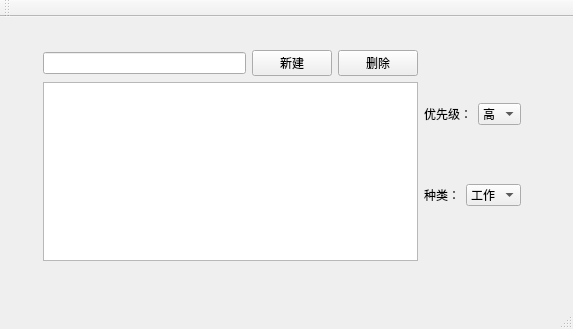
<?xml version="1.0" encoding="UTF-8"?>
<ui version="4.0">
 <class>MainWindow</class>
 <widget class="QMainWindow" name="MainWindow">
  <property name="geometry">
   <rect>
    <x>0</x>
    <y>0</y>
    <width>573</width>
    <height>329</height>
   </rect>
  </property>
  <property name="windowTitle">
   <string>MainWindow</string>
  </property>
  <widget class="QWidget" name="centralWidget">
   <widget class="QWidget" name="">
    <property name="geometry">
     <rect>
      <x>32</x>
      <y>22</y>
      <width>500</width>
      <height>233</height>
     </rect>
    </property>
    <layout class="QHBoxLayout" name="horizontalLayout_4">
     <item>
      <layout class="QVBoxLayout" name="verticalLayout">
       <item>
        <layout class="QHBoxLayout" name="horizontalLayout">
         <item>
          <widget class="QLineEdit" name="taskInput"/>
         </item>
         <item>
          <widget class="QPushButton" name="addButton">
           <property name="text">
            <string>新建</string>
           </property>
          </widget>
         </item>
         <item>
          <widget class="QPushButton" name="deleteButton">
           <property name="text">
            <string>删除</string>
           </property>
          </widget>
         </item>
        </layout>
       </item>
       <item>
        <widget class="QListWidget" name="taskList"/>
       </item>
      </layout>
     </item>
     <item>
      <layout class="QVBoxLayout" name="verticalLayout_2">
       <item>
        <layout class="QHBoxLayout" name="horizontalLayout_2">
         <item>
          <widget class="QLabel" name="label">
           <property name="text">
            <string>优先级：</string>
           </property>
          </widget>
         </item>
         <item>
          <widget class="QComboBox" name="priorityComboBox">
           <item>
            <property name="text">
             <string>高</string>
            </property>
           </item>
           <item>
            <property name="text">
             <string>中</string>
            </property>
           </item>
           <item>
            <property name="text">
             <string>低</string>
            </property>
           </item>
          </widget>
         </item>
        </layout>
       </item>
       <item>
        <layout class="QHBoxLayout" name="horizontalLayout_3">
         <item>
          <widget class="QLabel" name="label_2">
           <property name="text">
            <string>种类：</string>
           </property>
          </widget>
         </item>
         <item>
          <widget class="QComboBox" name="categoryComboBox">
           <item>
            <property name="text">
             <string>工作</string>
            </property>
           </item>
           <item>
            <property name="text">
             <string>个人</string>
            </property>
           </item>
           <item>
            <property name="text">
             <string>学习</string>
            </property>
           </item>
          </widget>
         </item>
        </layout>
       </item>
      </layout>
     </item>
    </layout>
   </widget>
  </widget>
  <widget class="QMenuBar" name="menuBar">
   <property name="geometry">
    <rect>
     <x>0</x>
     <y>0</y>
     <width>573</width>
     <height>26</height>
    </rect>
   </property>
  </widget>
  <widget class="QToolBar" name="mainToolBar">
   <attribute name="toolBarArea">
    <enum>TopToolBarArea</enum>
   </attribute>
   <attribute name="toolBarBreak">
    <bool>false</bool>
   </attribute>
  </widget>
  <widget class="QStatusBar" name="statusBar"/>
 </widget>
 <layoutdefault spacing="6" margin="11"/>
 <resources/>
 <connections/>
</ui>
